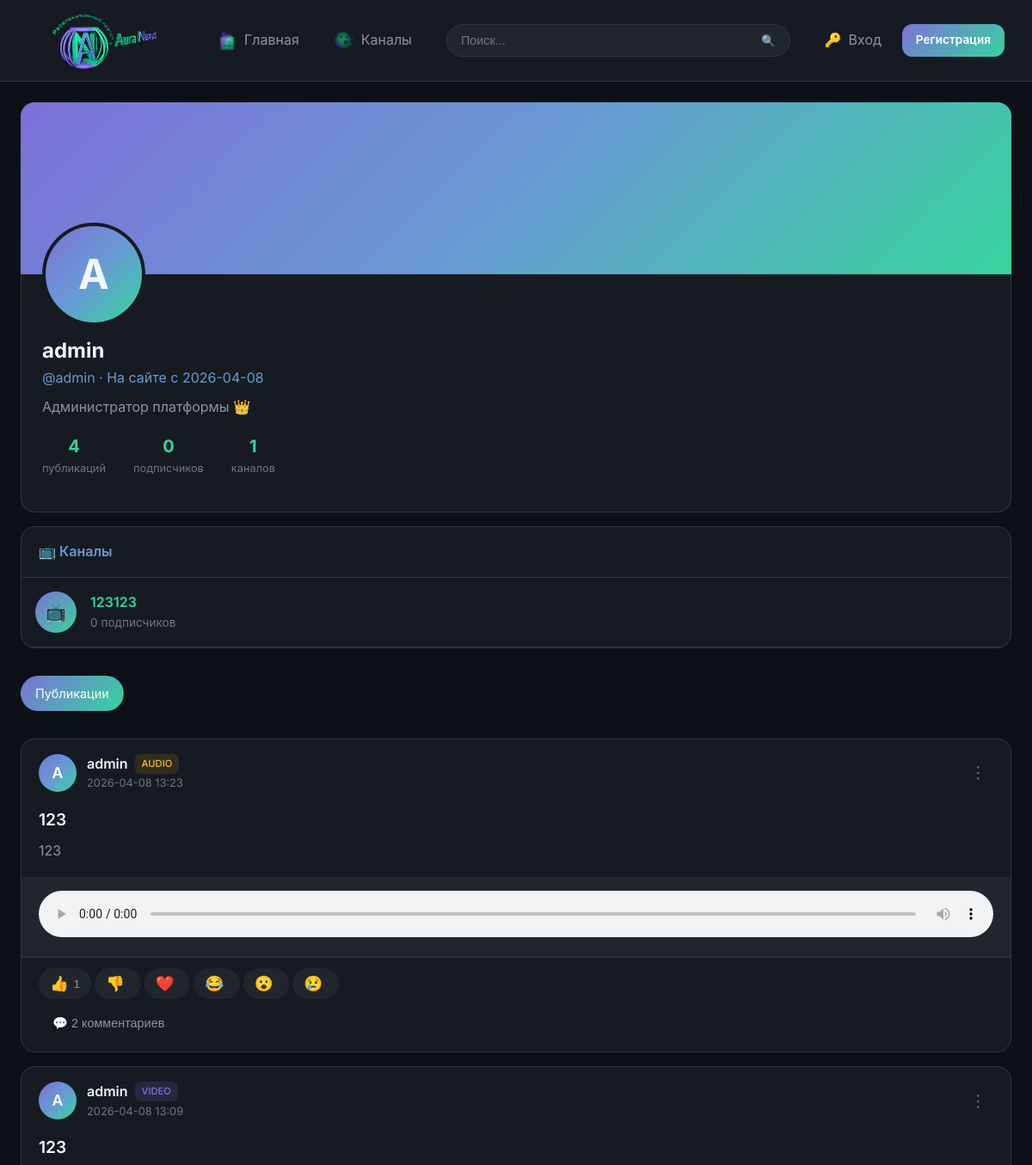
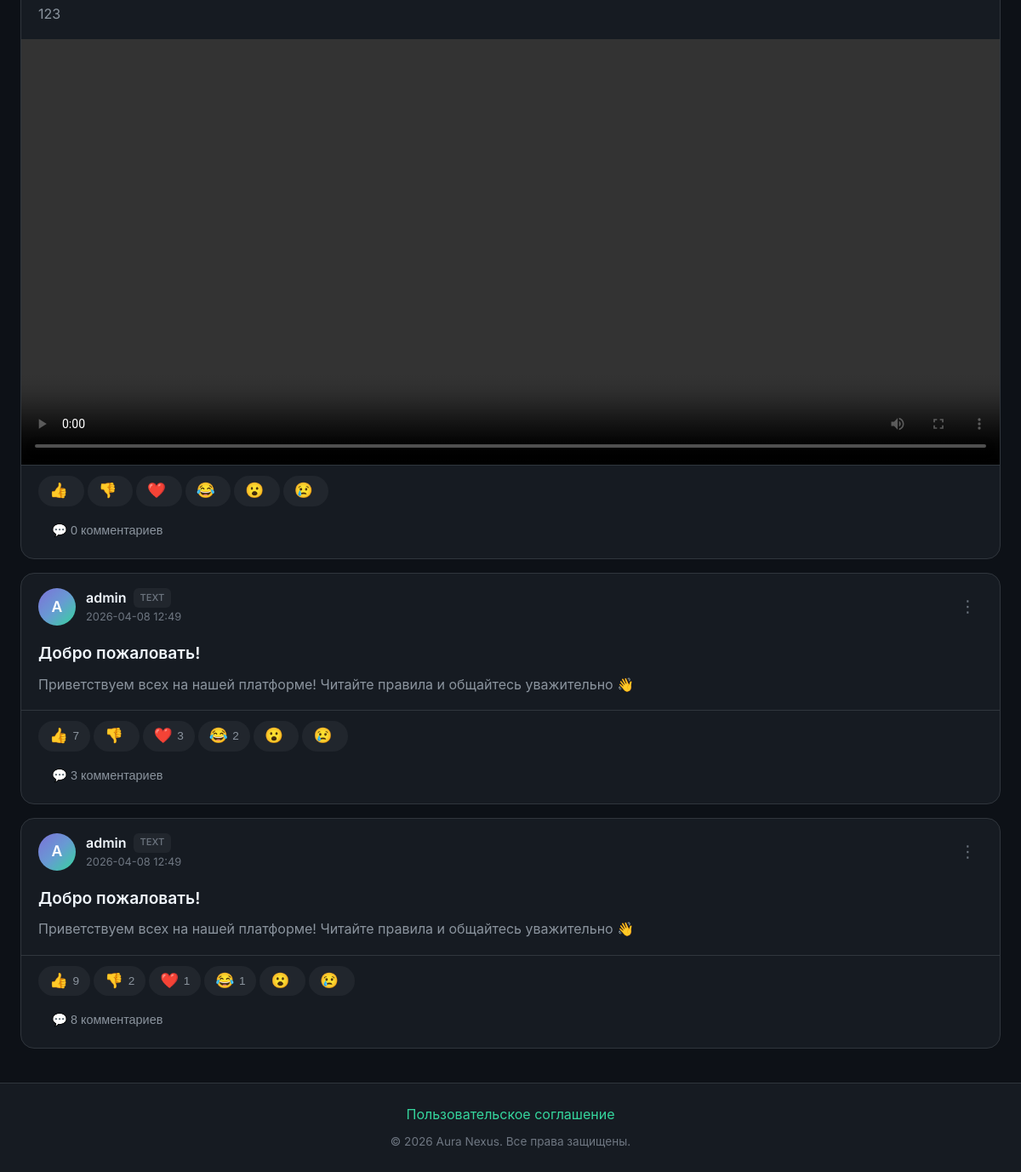
/profile/admin, run on the app's committed database (2 pictures, top to bottom).
### tables this page shows
CREATE TABLE users (
            id INTEGER PRIMARY KEY AUTOINCREMENT,
            username TEXT UNIQUE NOT NULL,
            email TEXT UNIQUE NOT NULL,
            password TEXT NOT NULL,
            role TEXT DEFAULT 'user',
            avatar TEXT,
            banner TEXT,
            bio TEXT,
            is_banned INTEGER DEFAULT 0,
            ban_until TEXT,
            ban_reason TEXT,
            created_at TEXT DEFAULT CURRENT_TIMESTAMP
        );

CREATE TABLE channels (
            id INTEGER PRIMARY KEY AUTOINCREMENT,
            name TEXT UNIQUE NOT NULL,
            description TEXT,
            avatar TEXT,
            banner TEXT,
            creator_id INTEGER NOT NULL,
            created_at TEXT DEFAULT CURRENT_TIMESTAMP,
            FOREIGN KEY (creator_id) REFERENCES users(id)
        );

CREATE TABLE posts (
            id INTEGER PRIMARY KEY AUTOINCREMENT,
            user_id INTEGER NOT NULL,
            channel_id INTEGER,
            post_type TEXT NOT NULL,
            title TEXT,
            content TEXT,
            file_path TEXT,
            is_story INTEGER DEFAULT 0,
            story_expires_at TEXT,
            created_at TEXT DEFAULT CURRENT_TIMESTAMP,
            FOREIGN KEY (user_id) REFERENCES users(id),
            FOREIGN KEY (channel_id) REFERENCES channels(id)
        );

### app.py (the view)
@app.route('/profile/<username>')
def profile(username):
    conn = get_db()
    user = conn.execute('SELECT * FROM users WHERE username = ?', (username,)).fetchone()
    if not user:
        abort(404)
    posts = conn.execute('''
        SELECT p.*, (SELECT COUNT(*) FROM comments WHERE post_id = p.id) as comment_count
        FROM posts p
        WHERE p.user_id = ? AND p.is_story = 0
        ORDER BY p.created_at DESC
    ''', (user['id'],)).fetchall()
    active_stories = conn.execute('''
        SELECT * FROM posts
        WHERE user_id = ? AND is_story = 1 AND story_expires_at > datetime('now')
        ORDER BY created_at DESC
    ''', (user['id'],)).fetchall()
    archived_stories = conn.execute('''
        SELECT * FROM posts
        WHERE user_id = ? AND is_story = 1 AND story_expires_at <= datetime('now')
        ORDER BY created_at DESC LIMIT 20
    ''', (user['id'],)).fetchall()
    channels = conn.execute('''
        SELECT c.*, (SELECT COUNT(*) FROM channel_subscribers WHERE channel_id = c.id) as sub_count
        FROM channels c WHERE c.creator_id = ?
    ''', (user['id'],)).fetchall()
    stats = {
        'posts': conn.execute('SELECT COUNT(*) as c FROM posts WHERE user_id = ? AND is_story = 0', (user['id'],)).fetchone()['c'],
        'subscribers': conn.execute('SELECT COUNT(*) as c FROM channel_subscribers cs JOIN channels ch ON cs.channel_id = ch.id WHERE ch.creator_id = ?', (user['id'],)).fetchone()['c'],
        'channels': len(channels),
    }
    posts_with_data = []
    for post in posts:
        post_dict = dict(post)
        reactions = conn.execute('''
            SELECT reaction_type, COUNT(*) as count
            FROM reactions WHERE post_id = ? GROUP BY reaction_type
        ''', (post['id'],)).fetchall()
        post_dict['reactions'] = {r['reaction_type']: r['count'] for r in reactions}
        files = conn.execute('SELECT * FROM post_files WHERE post_id = ?', (post['id'],)).fetchall()
        post_dict['files'] = [dict(f) for f in files]
        post_dict['username'] = user['username']
        post_dict['avatar'] = user['avatar']
        posts_with_data.append(post_dict)
    current_user = get_current_user()
    chat_messages = get_chat_messages() if current_user else []
    return render_template(
        'profile/view.html',
        profile_user=user,
        posts=posts_with_data,
        active_stories=active_stories,
        archived_stories=archived_stories,
        channels=channels,
        stats=stats,
        chat_messages=chat_messages
    )

### app.py (called while the page is built, shortened)
def get_db():
    if 'db' not in g:
        g.db = sqlite3.connect(DATABASE, timeout=30)
        g.db.row_factory = sqlite3.Row
        g.db.execute('PRAGMA journal_mode=WAL')
        g.db.execute('PRAGMA busy_timeout=30000')
    return g.db

def get_current_user():
    if 'user_id' not in session:
        return None

@app.context_processor
def inject_globals():
    user = get_current_user()
    notif_count = get_unread_notifications_count(user['id']) if user else 0
    msg_count = get_unread_messages_count(user['id']) if user else 0
    pending_reports = get_pending_reports_count() if user and user['role'] in ['admin', 'moderator'] else 0
    return {
        'current_user': user,
        'notification_count': notif_count,
        'message_count': msg_count,
        'pending_reports_count': pending_reports,
        'REACTION_TYPES': REACTION_TYPES,
        'REPORT_CATEGORIES': REPORT_CATEGORIES,
    }

### templates/profile/view.html (shortened to what this page needs)
{% extends 'base.html' %}
{% block content %}
<div class="profile-header">
    <div class="profile-banner">
    </div>
    <div class="profile-info">
        <div class="profile-avatar">
            {% if profile_user.avatar %}
            <img src="{{ url_for('uploaded_file', filename=profile_user.avatar) }}" alt="">
            {% else %}
            {{ profile_user.username[0]|upper }}
            {% endif %}
        </div>
        <div class="profile-details">
            <h1 class="profile-name">{{ profile_user.username }}</h1>
            <p class="profile-username">@{{ profile_user.username }} · На сайте с {{ profile_user.created_at[:10] }}</p>
            {% if profile_user.bio %}
            <p class="profile-bio">{{ profile_user.bio }}</p>
            {% endif %}
            <div class="profile-stats">
                <div class="profile-stat">
                    <div class="profile-stat-value">{{ stats.posts }}</div>
                    <div class="profile-stat-label">публикаций</div>
                </div>
                <div class="profile-stat">
                    <div class="profile-stat-value">{{ stats.subscribers }}</div>
                    <div class="profile-stat-label">подписчиков</div>
                </div>
                <div class="profile-stat">
                    <div class="profile-stat-value">{{ stats.channels }}</div>
                    <div class="profile-stat-label">каналов</div>
                </div>
            </div>
        </div>
    </div>
</div>
{% if channels %}
<div class="card" style="margin-bottom: 1rem;">
    <div class="card-header">
        <h3 class="card-title">📺 Каналы</h3>
    </div>
    <div class="card-body" style="padding: 0;">
        {% for channel in channels %}
        <a href="/channel/{{ channel.id }}" style="display: flex; align-items: center; gap: 1rem; padding: 1rem; border-bottom: 1px solid var(--border-color);">
            <div style="width: 48px; height: 48px; border-radius: 50%; background: var(--accent-gradient); display: flex; align-items: center; justify-content: center; font-size: 1.25rem;">
                {% if channel.avatar %}
                <img src="{{ url_for('uploaded_file', filename=channel.avatar) }}" alt="" style="width: 100%; height: 100%; object-fit: cover; border-radius: 50%;">
                {% else %}
                📺
                {% endif %}
            </div>
            <div>
                <div style="font-weight: 600;">{{ channel.name }}</div>
                <div style="font-size: 0.85rem; color: var(--text-muted);">{{ channel.sub_count }} подписчиков</div>
            </div>
        </a>
        {% endfor %}
    </div>
</div>
{% endif %}
<div class="tabs" style="margin-bottom: 1rem;">
    <span class="tab active">Публикации</span>
</div>
{% for post in posts %}
{% include 'components/post_card.html' %}
{% else %}
<div class="empty-state">
    <div class="empty-state-icon">📭</div>
    <h3 class="empty-state-title">Публикаций пока нет</h3>
</div>
{% endfor %}
{% endblock %}

### templates/components/post_card.html (shortened to what this page needs)
<article class="post-card" id="post-{{ post.id }}" data-type="{{ post.post_type }}">
    <div class="post-header">
        <a href="/profile/{{ post.username }}" class="post-avatar">
            {% if post.avatar %}
            <img src="{{ url_for('uploaded_file', filename=post.avatar) }}" alt="">
            {% else %}
            {{ post.username[0]|upper }}
            {% endif %}
        </a>
        <div class="post-meta">
            <div class="post-author">
                <a href="/profile/{{ post.username }}">{{ post.username }}</a>
                <span class="post-badge {{ post.post_type }}">{{ post.post_type }}</span>
            </div>
            <div class="post-time">
                <span>{{ post.created_at[:16] }}</span>
            </div>
        </div>
        <div class="dropdown post-options">
            <button class="post-options-btn">⋮</button>
        </div>
    </div>
    <div class="post-content">
        {% if post.title %}
        <h2 class="post-title">{{ post.title }}</h2>
        {% endif %}
        {% if post.post_type == 'article' %}
        <div class="post-text truncated" data-full-text="true">
            {{ post.content|safe }}
        </div>
        <button class="read-more-btn" data-post-id="{{ post.id }}">Читать далее ↓</button>
        {% else %}
        <div class="post-text {% if post.content and post.content|length > 500 %}truncated{% endif %}"
             {% if post.content and post.content|length > 500 %}data-full-text="true"{% endif %}>
            <p>{{ post.content }}</p>
        </div>
        {% endif %}
    </div>
    {% if post.post_type == 'video' and post.file_path %}
    <div class="post-media video-preview-container">
        <video src="{{ url_for('uploaded_file', filename=post.file_path) }}" controls preload="metadata"></video>
    </div>
    {% elif post.post_type == 'audio' and post.file_path %}
    <div class="audio-player">
        <audio src="{{ url_for('uploaded_file', filename=post.file_path) }}" controls></audio>
    </div>
    {% endif %}
    <div class="post-reactions" data-post-reactions="{{ post.id }}">
        {% set reactions_map = {'like': '👍', 'dislike': '👎', 'love': '❤️', 'laugh': '😂', 'wow': '😮', 'sad': '😢'} %}
        {% for reaction_type in REACTION_TYPES %}
        <button class="reaction-btn {% if post.user_reaction == reaction_type %}active{% endif %}"
                data-post-id="{{ post.id }}"
                data-reaction="{{ reaction_type }}">
            <span class="emoji">{{ reactions_map[reaction_type] }}</span>
            <span class="reaction-count">{% if post.reactions and post.reactions.get(reaction_type) %}{{ post.reactions[reaction_type] }}{% endif %}</span>
        </button>
        {% endfor %}
    </div>
    <div class="post-actions">
        <button class="action-btn toggle-comments" data-post-id="{{ post.id }}">
            💬 {{ post.comment_count or 0 }} комментариев
        </button>
    </div>
</article>

### data on the page
users: username "A", username "admin", created_at "2026-04-08", bio "Администратор платформы 👑", username "A" "A" "A" "A", username "admin" "admin" "admin" "admin"
channels: name "123123", sub_count "0"
posts: post_type "AUDIO", created_at "2026-04-08 13:23", title "123", content "123"
posts: post_type "VIDEO", created_at "2026-04-08 13:09", title "123", content "123"
posts: post_type "TEXT", created_at "2026-04-08 12:49", title "Добро пожаловать!", content "Приветствуем всех на нашей платформе! Читайте правила и общайтесь уважительно 👋"
posts: post_type "TEXT", created_at "2026-04-08 12:49", title "Добро пожаловать!", content "Приветствуем всех на нашей платформе! Читайте правила и общайтесь уважительно 👋"

### other printed values
{{ stats.posts }} "4"
{{ stats.subscribers }} "0"
{{ stats.channels }} "1"
{{ reactions_map[reaction_type] }} "👍" "👎" "❤️" "😂" "😮" "😢" "👍" "👎" "❤️" "😂" "😮" "😢" "👍" "👎" "❤️" "😂" "😮" "😢" "👍" "👎" "❤️" "😂" "😮" "😢"
{{ post.reactions[reaction_type] }} "1" "7" "3" "2" "9" "2" "1" "1"
{{ post.comment_count or 0 }} "2" "0" "3" "8"
